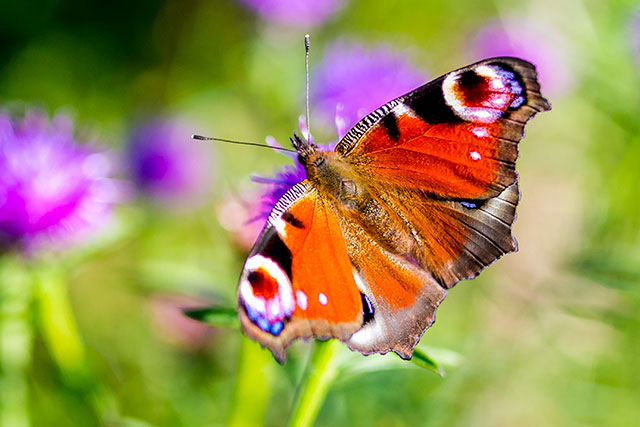
#> input picture compvision/peacock-butterfly.jpg, 640 x 427 px
$ python imagesegmentation.py
#> lines starting #> are read from the running program, lines starting #| are printed output that depends on the picture; after the words box and inside, x2 and y2 are one past the last pixel; in counts of white or black regions, pixels touching at a corner belong together
import numpy as np
from PIL import Image
from matplotlib import pyplot as plt


def salt_pepper_remove(matrix):
    offset = int(3 / 2)
    finishx = matrix.shape[0] - offset
    finishy = matrix.shape[1] - offset
    startx=offset
    starty=offset
    for i in range(startx, finishx):
        for j in range(starty, finishy):

            if np.array_equal(matrix[i-offset: i+offset+1, j-offset:j+offset+1], np.array([[255, 255, 255], [255, 0, 255], [255, 255, 255]])):
                matrix[i - offset: i + offset + 1, j - offset:j + offset + 1]=np.array([[255,255, 255], [255, 255, 255], [255, 255, 255]])
            if np.array_equal(matrix[i-offset: i+offset+1, j-offset:j+offset+1], np.array([[0, 0, 0], [0, 255, 0], [0, 0, 0]])):
                matrix[i - offset: i + offset + 1, j - offset:j + offset + 1]=np.array([[0, 0, 0], [0, 0, 0], [0, 0, 0]])


    return matrix
class Point(object):
    def __init__(self, x, y):
        self.x = int(x)
        self.y = int(y)

    def getX(self):
        return self.x

    def getY(self):
        return self.y
def find_threshold(histarr):
    r=np.sum(histarr)
    histarr=histarr/r
    t=25
    S=255
    i=t
    T=i
    while i<256:
        Q1=np.sum(histarr[0:i+1])

        Q2=np.sum(histarr[i+1:256])

        Mu1=np.dot(np.array(range(1, i+2)), histarr[0:i+1])/Q1

        Mu2=np.dot(np.array(range(i+2, 257)), histarr[i+1:256])/Q2

        O1=np.dot(np.square(np.array(range(1, i+2))-Mu1), histarr[0:i+1])/Q1
        O2=np.dot(np.square(np.array(range(i+2, 257)) - Mu2), histarr[i+1:256])/Q2
        Osquare=(Q1*(O1)+Q2*(O2))/r

        if Osquare<S:
            S=Osquare
            T=i

        i=i+t
    return T


def findLocalMinima(arr):

    mn = []
    n=arr.shape[0]

    if (arr[0] < arr[1]):
        mn.append(0)


    for i in range(1, n - 1):


        if (arr[i - 1] > arr[i] < arr[i + 1]):
            mn.append(i)


    if (arr[-1] < arr[-2]):
        mn.append(n - 1)

    return mn


def selectConnects(neighbor_num):
    connects = [Point(-1, -1), Point(0, -1), Point(1, -1), Point(1, 0), Point(1, 1),Point(0, 1), Point(-1, 1), Point(-1, 0)]
    return connects


def regionGrow(img, mask, seed, thresh, neighbor_num=8, label=1):

    height, weight = img.shape

    connects = selectConnects(neighbor_num)

    seedList = []
    seedList.append(seed)

    while (len(seedList) > 0):
        currentPoint = seedList.pop(0)

        mask[currentPoint.x, currentPoint.y] = label
        for i in range(neighbor_num):
            tmpX = currentPoint.x + connects[i].x
            tmpY = currentPoint.y + connects[i].y
            if tmpX < 0 or tmpY < 0 or tmpX >= height or tmpY >= weight or mask[tmpX, tmpY] != 0:
                continue

            if img[tmpX, tmpY] >= thresh and mask[tmpX, tmpY] == 0:
                mask[tmpX, tmpY] = label
                seedList.append(Point(tmpX, tmpY))
    return mask


fig = plt.figure()

im=np.array(Image.open("peacock-butterfly.jpg"))
#> im is the input picture: shape (427, 640, 3); mean R, G, B 156.2, 142.8, 86.7
halftone_image=(im[:,:,0]/3+im[:,:,1]/3+im[:,:,2]/3)
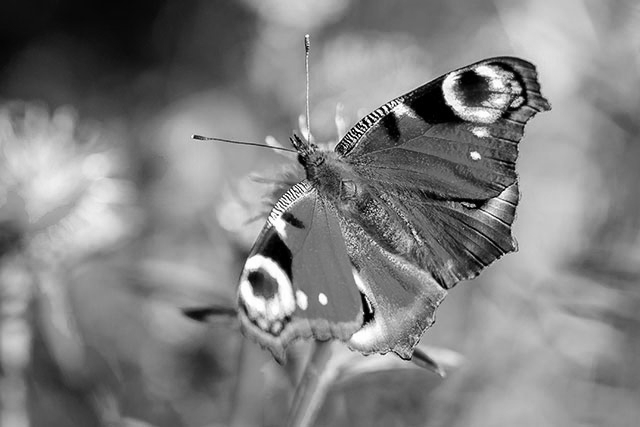
#> halftone_image: shape (427, 640) float64; min 0, max 255, mean 128.6
halftone_image=halftone_image.astype(int)

histarr=np.zeros(256)

for x in halftone_image:
    for y in x:
        histarr[y]+=1
#> after the loop, histarr = 256 values, max 2392 at index 119, min 47 at index 255, mean 1067.5

a=find_threshold(histarr)
#> in find_threshold, `r=np.sum(histarr)`: r = 273280
#> in find_threshold, `histarr=histarr/r`: histarr = 256 values, max 0.00875 at index 119, min 0.000172 at index 255, mean 0.00391
#> the loop in find_threshold, `while i<256:` made 10 passes
#> (Q1, Q2, Mu1, Mu2, O1, O2, Osquare, S) on passes 1 to 5: (0.0483, 0.952, 12.94, 135.1, 42.89, 2163.6, 0.00754, 0.00754), (0.0892, 0.911, 25.18, 139.4, 224.8, 1831, 0.00618, 0.00618), (0.163, 0.837, 42.84, 146, 520.9, 1444.3, 0.00473, 0.00473), (0.269, 0.731, 61.55, 154.1, 875.6, 1132.6, 0.00389, 0.00389), (0.462, 0.538, 83.51, 168.4, 1205.1, 745.7, 0.0035, 0.0035)
#> (Q1, Q2, Mu1, Mu2, O1, O2, Osquare) on passes 6 to 10: (0.628, 0.372, 98.18, 181.5, 1496.9, 494.7, 0.00411), (0.81, 0.19, 113, 198.3, 1927.7, 347.5, 0.00596), (0.937, 0.0632, 123.1, 220, 2322.5, 232.6, 0.00802), (0.983, 0.0168, 127.3, 241.8, 2572.3, 97.23, 0.00926), (0.996, 0.00445, 128.6, 253.7, 2689.6, 1.35, 0.0098)
#> after the loop in find_threshold, `while i<256:`: S = 0.0035; T = 125; i = 275
#> a = 125
print(a)
#| 125
salt_pepper_remove(halftone_image)
halftone_image1=halftone_image.copy()
mask=np.zeros(halftone_image1.shape)
regionGrow(halftone_image1, mask, Point(halftone_image1.shape[0]/2, halftone_image1.shape[1]/2), a)
#> after the loop in regionGrow, `while (len(seedList) > 0):`:
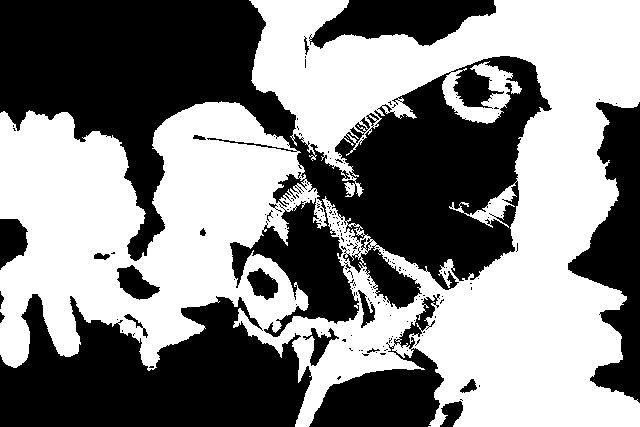
#> mask: shape (427, 640) float64; values 0 (black) and 1 (white), 52.3% white; 177 black regions (155 under 20 px), largest, box (x1, y1, x2, y2) and area: (0, 0, 552, 337) 74516, (0, 294, 312, 427) 28191, (568, 102, 640, 403) 10409

plt.imshow(mask, cmap="gray")


plt.show()

fig = plt.figure()

plt.bar(range(256), histarr)

plt.show()
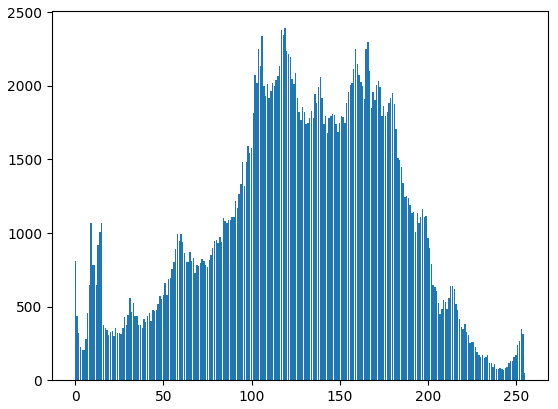
#> figure drawn by matplotlib, 1 panel; tallest bar 2392 high, from x = 118.6 to 119.4


ar=findLocalMinima(histarr)
#> after the loop in findLocalMinima, `for i in range(1, n - 1):`: mn = 62 values from 10 to 248
#> ar = 63 values from 10 to 255
print(len(ar))
#| 63
mask=np.zeros(halftone_image.shape)
r=int(255/len(ar))
#> r = 4
s=r
#> s = 4
for i in range(len(ar)):
    regionGrow(halftone_image, mask, Point(halftone_image.shape[0]/2, halftone_image.shape[1]/2), ar[i], 8, ar[i])
#> this loop made 63 passes
#> (height in regionGrow, weight in regionGrow) on pass 1: (427, 640)


fig = plt.figure()

plt.imshow(mask)


plt.show()
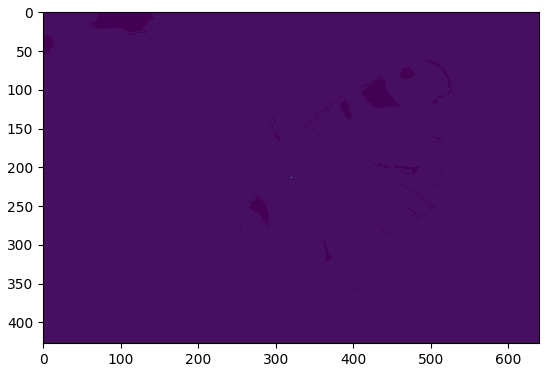
#> figure drawn by matplotlib, 1 panel
